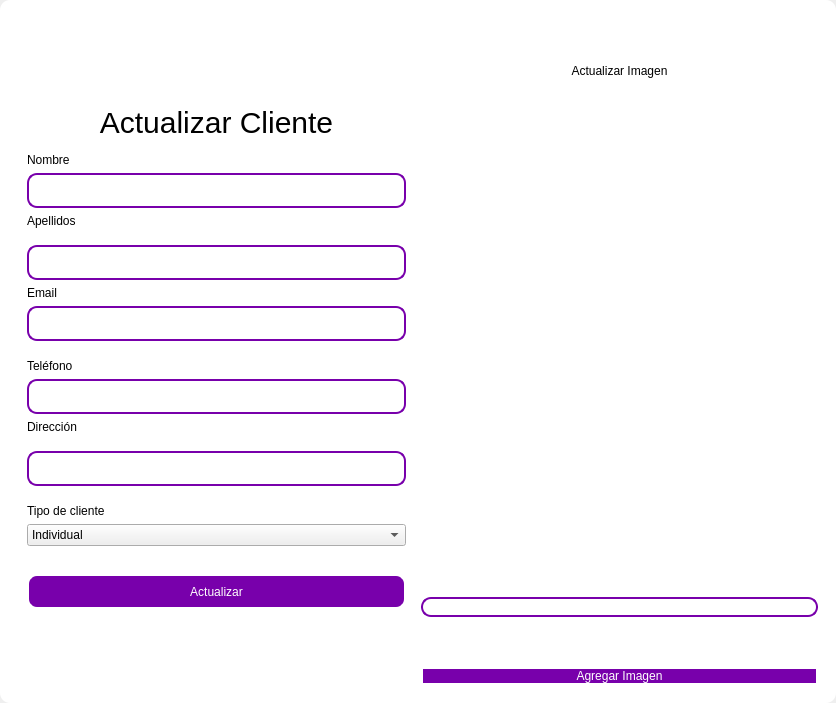
<?xml version="1.0" encoding="UTF-8"?>
<ui version="4.0">
 <class>MainWindow</class>
 <widget class="QMainWindow" name="MainWindow">
  <property name="geometry">
   <rect>
    <x>0</x>
    <y>0</y>
    <width>836</width>
    <height>703</height>
   </rect>
  </property>
  <property name="windowTitle">
   <string>MainWindow</string>
  </property>
  <property name="styleSheet">
   <string notr="true"/>
  </property>
  <widget class="QWidget" name="centralwidget">
   <property name="styleSheet">
    <string notr="true"/>
   </property>
   <layout class="QVBoxLayout" name="verticalLayout">
    <property name="spacing">
     <number>0</number>
    </property>
    <property name="leftMargin">
     <number>0</number>
    </property>
    <property name="topMargin">
     <number>0</number>
    </property>
    <property name="rightMargin">
     <number>0</number>
    </property>
    <property name="bottomMargin">
     <number>0</number>
    </property>
    <item>
     <widget class="QFrame" name="frame">
      <property name="enabled">
       <bool>true</bool>
      </property>
      <property name="styleSheet">
       <string notr="true">QFrame {
	border-radius:10px;
	background-color: rgb(255, 255, 255);
 }
</string>
      </property>
      <property name="frameShape">
       <enum>QFrame::StyledPanel</enum>
      </property>
      <property name="frameShadow">
       <enum>QFrame::Raised</enum>
      </property>
      <layout class="QVBoxLayout" name="verticalLayout_2">
       <item>
        <widget class="QFrame" name="frame_superior">
         <property name="minimumSize">
          <size>
           <width>0</width>
           <height>40</height>
          </size>
         </property>
         <property name="maximumSize">
          <size>
           <width>16777215</width>
           <height>40</height>
          </size>
         </property>
         <property name="styleSheet">
          <string notr="true">QPushButton{
border-radius:18px;
}

QPushButton:hover{
	background-color: rgb(0, 0, 0);
}
</string>
         </property>
         <property name="frameShape">
          <enum>QFrame::StyledPanel</enum>
         </property>
         <property name="frameShadow">
          <enum>QFrame::Raised</enum>
         </property>
         <layout class="QHBoxLayout" name="horizontalLayout_3">
          <property name="spacing">
           <number>4</number>
          </property>
          <property name="leftMargin">
           <number>0</number>
          </property>
          <property name="topMargin">
           <number>0</number>
          </property>
          <property name="rightMargin">
           <number>0</number>
          </property>
          <property name="bottomMargin">
           <number>0</number>
          </property>
          <item>
           <widget class="QPushButton" name="btn_icon">
            <property name="text">
             <string/>
            </property>
            <property name="iconSize">
             <size>
              <width>40</width>
              <height>40</height>
             </size>
            </property>
           </widget>
          </item>
          <item>
           <spacer name="horizontalSpacer_2">
            <property name="orientation">
             <enum>Qt::Horizontal</enum>
            </property>
            <property name="sizeHint" stdset="0">
             <size>
              <width>443</width>
              <height>20</height>
             </size>
            </property>
           </spacer>
          </item>
          <item>
           <widget class="QPushButton" name="bt_minimizar">
            <property name="minimumSize">
             <size>
              <width>38</width>
              <height>38</height>
             </size>
            </property>
            <property name="maximumSize">
             <size>
              <width>38</width>
              <height>38</height>
             </size>
            </property>
            <property name="cursor">
             <cursorShape>PointingHandCursor</cursorShape>
            </property>
            <property name="text">
             <string/>
            </property>
            <property name="icon">
             <iconset>
              <normaloff>image/minus.svg</normaloff>image/minus.svg</iconset>
            </property>
            <property name="iconSize">
             <size>
              <width>38</width>
              <height>38</height>
             </size>
            </property>
           </widget>
          </item>
          <item>
           <widget class="QPushButton" name="bt_maximizar">
            <property name="minimumSize">
             <size>
              <width>38</width>
              <height>38</height>
             </size>
            </property>
            <property name="maximumSize">
             <size>
              <width>38</width>
              <height>38</height>
             </size>
            </property>
            <property name="cursor">
             <cursorShape>PointingHandCursor</cursorShape>
            </property>
            <property name="text">
             <string/>
            </property>
            <property name="icon">
             <iconset>
              <normaloff>image/chevron-up.svg</normaloff>image/chevron-up.svg</iconset>
            </property>
            <property name="iconSize">
             <size>
              <width>38</width>
              <height>38</height>
             </size>
            </property>
           </widget>
          </item>
          <item>
           <widget class="QPushButton" name="bt_restaurar">
            <property name="minimumSize">
             <size>
              <width>38</width>
              <height>38</height>
             </size>
            </property>
            <property name="maximumSize">
             <size>
              <width>38</width>
              <height>38</height>
             </size>
            </property>
            <property name="cursor">
             <cursorShape>PointingHandCursor</cursorShape>
            </property>
            <property name="text">
             <string/>
            </property>
            <property name="icon">
             <iconset>
              <normaloff>image/chevron-down.svg</normaloff>image/chevron-down.svg</iconset>
            </property>
            <property name="iconSize">
             <size>
              <width>38</width>
              <height>38</height>
             </size>
            </property>
           </widget>
          </item>
          <item>
           <widget class="QPushButton" name="bt_cerrar">
            <property name="minimumSize">
             <size>
              <width>38</width>
              <height>38</height>
             </size>
            </property>
            <property name="maximumSize">
             <size>
              <width>38</width>
              <height>38</height>
             </size>
            </property>
            <property name="cursor">
             <cursorShape>PointingHandCursor</cursorShape>
            </property>
            <property name="text">
             <string/>
            </property>
            <property name="icon">
             <iconset>
              <normaloff>image/x.svg</normaloff>image/x.svg</iconset>
            </property>
            <property name="iconSize">
             <size>
              <width>38</width>
              <height>38</height>
             </size>
            </property>
           </widget>
          </item>
         </layout>
        </widget>
       </item>
       <item>
        <widget class="QFrame" name="frame_3">
         <property name="styleSheet">
          <string notr="true">QLabel {
	color: rgb(0, 0, 0);
	font: 12pt &quot;Arial&quot;;
	background-color: rgba(0, 0, 0,0);
}

QTextEdit{
background-color: rgba(0, 0, 0,0);
border-radius:10px; 
font: 12pt &quot;Arial&quot;;
color: rgb(255, 255, 254);
border: 2px solid  rgb(120, 0, 171);

}

QTextEdit:hover{
background-color: rgba(0, 0, 0,0);
border-radius:10px; 
font: 12pt &quot;Arial&quot;;
border: 2px solid  rgb(120, 0, 171);
	color: rgb(0, 0, 0);
}

QTextEdit:focus{
background-color: rgb(0, 0, 0);
border-radius:10px; 
font: 12pt &quot;Arial&quot;;
border: 2px solid rgb(120, 0, 171);
}

QLineEdit{
background-color: rgba(0, 0, 0,0);
border-radius:10px; 
font: 12pt &quot;Arial&quot;;
color: rgb(255, 255, 254);
border: 2px solid  rgb(120, 0, 171);
}

QLineEdit:hover{
background-color: rgba(0, 0, 0,0);
border-radius:10px; 
font: 12pt &quot;Arial&quot;;
border: 2px solid  rgb(120, 0, 171);
}

QLineEdit:focus{
background-color: rgb(0, 0, 0);
border-radius:10px; 
font: 12pt &quot;Arial&quot;;
border: 2px solid rgb(120, 0, 171);
}

QCheckBox{
	font: 12pt &quot;Arial&quot;;
	color: rgb(255, 255, 255);
}

QCheckBox::indicator {
    width: 18px;
    height:18px;
}

QCheckBox::indicator:unchecked {
   background-image: url(image/square.svg);
}

QCheckBox::indicator:checked {
   background-image: url(image/check-square.svg);
}

QPushButton{
border-radius:10px; 
font: 12pt &quot;Arial&quot;;
color: rgb(255, 255, 254);
border: 2px solid #ffffff;
	background-color: rgb(120, 0, 171);
}

QPushButton:hover{
border-radius:10px; 
font: 12pt &quot;Arial&quot;;
color: rgb(255, 255, 255);
border: 2px solid rgb(120, 0, 171);
	background-color: rgb(120, 0, 171);
}
</string>
         </property>
         <property name="frameShape">
          <enum>QFrame::StyledPanel</enum>
         </property>
         <property name="frameShadow">
          <enum>QFrame::Raised</enum>
         </property>
         <layout class="QHBoxLayout" name="horizontalLayout_4">
          <item>
           <layout class="QVBoxLayout" name="verticalLayout_4">
            <item>
             <spacer name="verticalSpacer">
              <property name="orientation">
               <enum>Qt::Vertical</enum>
              </property>
              <property name="sizeHint" stdset="0">
               <size>
                <width>28</width>
                <height>28</height>
               </size>
              </property>
             </spacer>
            </item>
            <item>
             <widget class="QFrame" name="frame_4">
              <property name="maximumSize">
               <size>
                <width>400</width>
                <height>600</height>
               </size>
              </property>
              <property name="styleSheet">
               <string notr="true">QLabel {
color: rgb(0, 0, 0);
	font: 12pt &quot;Arial&quot;;
	background-color: rgba(0, 0, 0,0);
}

QTextEdit{
background-color: rgba(0, 0, 0,0);
border-radius:10px; 
font: 12pt &quot;Arial&quot;;
color: rgb(0, 0, 0);
border: 2px solid  rgb(120, 0, 171);

}

QTextEdit:hover{
background-color: rgba(0, 0, 0,0);
border-radius:10px; 
font: 12pt &quot;Arial&quot;;
border: 2px solid  rgb(120, 0, 171);
	color: rgb(255, 255, 255);
}

QTextEdit:focus{
background-color: rgb(0, 0, 0);
border-radius:10px; 
font: 12pt &quot;Arial&quot;;
border: 2px solid rgb(120, 0, 171);
	
}

QLineEdit{
background-color: rgba(0, 0, 0,0);
border-radius:10px; 
font: 12pt &quot;Arial&quot;;
	color: rgb(0, 0, 0);
border: 2px solid  rgb(120, 0, 171);
}

QLineEdit:hover{
background-color: rgba(0, 0, 0,0);
border-radius:10px; 
font: 12pt &quot;Arial&quot;;
border: 2px solid  rgb(120, 0, 171);
}

QLineEdit:focus{
background-color: rgb(0, 0, 0);
border-radius:10px; 
font: 12pt &quot;Arial&quot;;
border: 2px solid rgb(120, 0, 171);
color: rgb(255, 255, 255);
}

QCheckBox{
	font: 12pt &quot;Arial&quot;;
	color: rgb(255, 255, 255);
}

QCheckBox::indicator {
    width: 18px;
    height:18px;
}

QCheckBox::indicator:unchecked {
   background-image: url(image/square.svg);
}

QCheckBox::indicator:checked {
   background-image: url(image/check-square.svg);
}

QPushButton{
border-radius:10px; 
font: 12pt &quot;Arial&quot;;
color: rgb(255, 255, 254);
border: 2px solid #ffffff;
background-color: rgb(120, 0, 171);
}

QPushButton:hover{
border-radius:10px; 
font: 12pt &quot;Arial&quot;;
color: rgb(255, 255, 255);
border: 2px solid rgb(120, 0, 171);
	background-color: rgb(120, 0, 171);
}
</string>
              </property>
              <property name="frameShape">
               <enum>QFrame::StyledPanel</enum>
              </property>
              <property name="frameShadow">
               <enum>QFrame::Raised</enum>
              </property>
              <layout class="QVBoxLayout" name="verticalLayout_3">
               <item>
                <spacer name="verticalSpacer_3">
                 <property name="orientation">
                  <enum>Qt::Vertical</enum>
                 </property>
                 <property name="sizeHint" stdset="0">
                  <size>
                   <width>20</width>
                   <height>40</height>
                  </size>
                 </property>
                </spacer>
               </item>
               <item>
                <widget class="QLabel" name="label_3">
                 <property name="minimumSize">
                  <size>
                   <width>100</width>
                   <height>50</height>
                  </size>
                 </property>
                 <property name="styleSheet">
                  <string notr="true">font-size: 30px;
color: rgb(0, 0, 0);</string>
                 </property>
                 <property name="text">
                  <string>Actualizar Cliente</string>
                 </property>
                 <property name="alignment">
                  <set>Qt::AlignCenter</set>
                 </property>
                </widget>
               </item>
               <item>
                <widget class="QLabel" name="label_4">
                 <property name="text">
                  <string>Nombre</string>
                 </property>
                </widget>
               </item>
               <item>
                <widget class="QLineEdit" name="nametxt">
                 <property name="minimumSize">
                  <size>
                   <width>0</width>
                   <height>35</height>
                  </size>
                 </property>
                 <property name="text">
                  <string/>
                 </property>
                </widget>
               </item>
               <item>
                <widget class="QLabel" name="label_6">
                 <property name="text">
                  <string>Apellidos</string>
                 </property>
                </widget>
               </item>
               <item>
                <spacer name="verticalSpacer_4">
                 <property name="orientation">
                  <enum>Qt::Vertical</enum>
                 </property>
                 <property name="sizeHint" stdset="0">
                  <size>
                   <width>20</width>
                   <height>40</height>
                  </size>
                 </property>
                </spacer>
               </item>
               <item>
                <widget class="QLineEdit" name="lastnametxt">
                 <property name="minimumSize">
                  <size>
                   <width>0</width>
                   <height>35</height>
                  </size>
                 </property>
                </widget>
               </item>
               <item>
                <widget class="QLabel" name="label_5">
                 <property name="text">
                  <string>Email</string>
                 </property>
                </widget>
               </item>
               <item>
                <widget class="QLineEdit" name="emailtxt">
                 <property name="minimumSize">
                  <size>
                   <width>0</width>
                   <height>35</height>
                  </size>
                 </property>
                 <property name="maximumSize">
                  <size>
                   <width>16777215</width>
                   <height>16777215</height>
                  </size>
                 </property>
                 <property name="echoMode">
                  <enum>QLineEdit::Normal</enum>
                 </property>
                </widget>
               </item>
               <item>
                <spacer name="verticalSpacer_5">
                 <property name="orientation">
                  <enum>Qt::Vertical</enum>
                 </property>
                 <property name="sizeHint" stdset="0">
                  <size>
                   <width>20</width>
                   <height>40</height>
                  </size>
                 </property>
                </spacer>
               </item>
               <item>
                <widget class="QLabel" name="label">
                 <property name="text">
                  <string>Teléfono</string>
                 </property>
                </widget>
               </item>
               <item>
                <widget class="QLineEdit" name="fonotxt">
                 <property name="minimumSize">
                  <size>
                   <width>0</width>
                   <height>35</height>
                  </size>
                 </property>
                </widget>
               </item>
               <item>
                <widget class="QLabel" name="label_2">
                 <property name="text">
                  <string>Dirección</string>
                 </property>
                </widget>
               </item>
               <item>
                <spacer name="verticalSpacer_6">
                 <property name="orientation">
                  <enum>Qt::Vertical</enum>
                 </property>
                 <property name="sizeHint" stdset="0">
                  <size>
                   <width>20</width>
                   <height>40</height>
                  </size>
                 </property>
                </spacer>
               </item>
               <item>
                <widget class="QLineEdit" name="addresstxt">
                 <property name="minimumSize">
                  <size>
                   <width>0</width>
                   <height>35</height>
                  </size>
                 </property>
                </widget>
               </item>
               <item>
                <spacer name="verticalSpacer_10">
                 <property name="orientation">
                  <enum>Qt::Vertical</enum>
                 </property>
                 <property name="sizeHint" stdset="0">
                  <size>
                   <width>20</width>
                   <height>40</height>
                  </size>
                 </property>
                </spacer>
               </item>
               <item>
                <widget class="QLabel" name="label_7">
                 <property name="text">
                  <string>Tipo de cliente</string>
                 </property>
                </widget>
               </item>
               <item>
                <widget class="QComboBox" name="typecombobox">
                 <item>
                  <property name="text">
                   <string>Individual</string>
                  </property>
                 </item>
                 <item>
                  <property name="text">
                   <string>Empresarial</string>
                  </property>
                 </item>
                 <item>
                  <property name="text">
                   <string>Gubernamental</string>
                  </property>
                 </item>
                 <item>
                  <property name="text">
                   <string>Intermediario</string>
                  </property>
                 </item>
                </widget>
               </item>
               <item>
                <spacer name="verticalSpacer_9">
                 <property name="orientation">
                  <enum>Qt::Vertical</enum>
                 </property>
                 <property name="sizeHint" stdset="0">
                  <size>
                   <width>20</width>
                   <height>50</height>
                  </size>
                 </property>
                </spacer>
               </item>
               <item>
                <widget class="QPushButton" name="btn_update">
                 <property name="minimumSize">
                  <size>
                   <width>0</width>
                   <height>35</height>
                  </size>
                 </property>
                 <property name="cursor">
                  <cursorShape>PointingHandCursor</cursorShape>
                 </property>
                 <property name="text">
                  <string>Actualizar</string>
                 </property>
                </widget>
               </item>
               <item>
                <spacer name="verticalSpacer_7">
                 <property name="orientation">
                  <enum>Qt::Vertical</enum>
                 </property>
                 <property name="sizeHint" stdset="0">
                  <size>
                   <width>20</width>
                   <height>40</height>
                  </size>
                 </property>
                </spacer>
               </item>
               <item>
                <layout class="QHBoxLayout" name="horizontalLayout_2"/>
               </item>
               <item>
                <spacer name="verticalSpacer_8">
                 <property name="orientation">
                  <enum>Qt::Vertical</enum>
                 </property>
                 <property name="sizeHint" stdset="0">
                  <size>
                   <width>20</width>
                   <height>40</height>
                  </size>
                 </property>
                </spacer>
               </item>
               <item>
                <layout class="QHBoxLayout" name="horizontalLayout">
                 <item>
                  <spacer name="horizontalSpacer">
                   <property name="orientation">
                    <enum>Qt::Horizontal</enum>
                   </property>
                   <property name="sizeHint" stdset="0">
                    <size>
                     <width>40</width>
                     <height>20</height>
                    </size>
                   </property>
                  </spacer>
                 </item>
                </layout>
               </item>
              </layout>
             </widget>
            </item>
            <item>
             <spacer name="verticalSpacer_2">
              <property name="orientation">
               <enum>Qt::Vertical</enum>
              </property>
              <property name="sizeHint" stdset="0">
               <size>
                <width>20</width>
                <height>40</height>
               </size>
              </property>
             </spacer>
            </item>
           </layout>
          </item>
          <item>
           <layout class="QVBoxLayout" name="verticalLayout_5">
            <property name="spacing">
             <number>50</number>
            </property>
            <property name="rightMargin">
             <number>0</number>
            </property>
            <property name="bottomMargin">
             <number>0</number>
            </property>
            <item>
             <widget class="QLabel" name="label_8">
              <property name="styleSheet">
               <string notr="true">color: rgb(0, 0, 0);
font: 30pt &quot;MS Shell Dlg 2&quot;;</string>
              </property>
              <property name="text">
               <string>Actualizar Imagen</string>
              </property>
              <property name="alignment">
               <set>Qt::AlignCenter</set>
              </property>
             </widget>
            </item>
            <item>
             <layout class="QHBoxLayout" name="horizontalLayout_6">
              <property name="spacing">
               <number>6</number>
              </property>
              <item>
               <spacer name="verticalSpacer_11">
                <property name="orientation">
                 <enum>Qt::Vertical</enum>
                </property>
                <property name="sizeHint" stdset="0">
                 <size>
                  <width>20</width>
                  <height>40</height>
                 </size>
                </property>
               </spacer>
              </item>
              <item>
               <widget class="QLabel" name="image_label">
                <property name="text">
                 <string/>
                </property>
               </widget>
              </item>
              <item>
               <spacer name="verticalSpacer_12">
                <property name="orientation">
                 <enum>Qt::Vertical</enum>
                </property>
                <property name="sizeHint" stdset="0">
                 <size>
                  <width>20</width>
                  <height>40</height>
                 </size>
                </property>
               </spacer>
              </item>
             </layout>
            </item>
            <item>
             <widget class="QLineEdit" name="imagetxt">
              <property name="enabled">
               <bool>false</bool>
              </property>
             </widget>
            </item>
            <item>
             <widget class="QPushButton" name="btn_add_image">
              <property name="cursor">
               <cursorShape>PointingHandCursor</cursorShape>
              </property>
              <property name="text">
               <string>Agregar Imagen</string>
              </property>
             </widget>
            </item>
           </layout>
          </item>
         </layout>
        </widget>
       </item>
      </layout>
     </widget>
    </item>
   </layout>
  </widget>
 </widget>
 <resources/>
 <connections/>
</ui>
